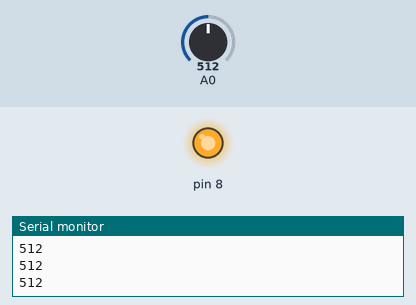
Recording of a sketch running on a simulated Arduino Uno, built with avr-gcc and run on an emulated ATmega328P. Shown: output pins drawn as LEDs (lit = HIGH), the last lines printed to the serial monitor. The inputs (shaded band) are chosen by the test bench; at power-on: A0 = 512.

Above: at 1.2 s.
1.3 s: A0 set to 686
2.8 s: A0 set to 710
At 3.3 s:
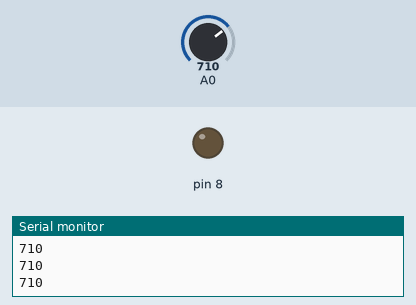
4.3 s: A0 set to 690
At 5.5 s:
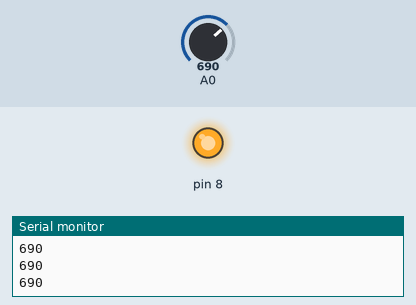
5.8 s: A0 set to 716
At 6.8 s:
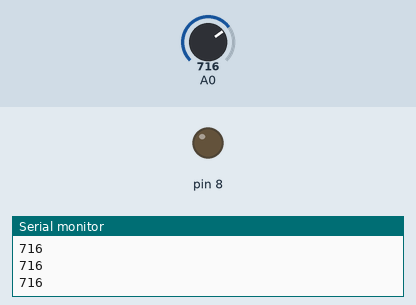
Timing chart, 0 to 8.3 s (numbered marks = the images above; inputs shaded):
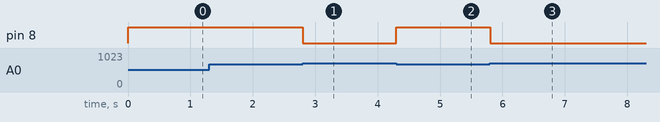

The sketch:

photoresistor_prototype.ino
```cpp
void setup() {
  pinMode(A0, INPUT);
  pinMode(8, OUTPUT);
  Serial.begin(9600);

}

void loop() {
  if(analogRead(A0) < 700){
    digitalWrite(8, HIGH);
  }
  else{
    digitalWrite(8, LOW);
  }
  Serial.println(analogRead(A0));
}
```

Measured:
- the behaviour switches between 699 and 700 on A0 (found by bisection; images 0 and 1)
- after the input at 2.8 s, pin 8: HIGH → LOW at once
- after the input at 4.3 s, pin 8: LOW → HIGH at once
- after the input at 5.8 s, pin 8: HIGH → LOW at once
